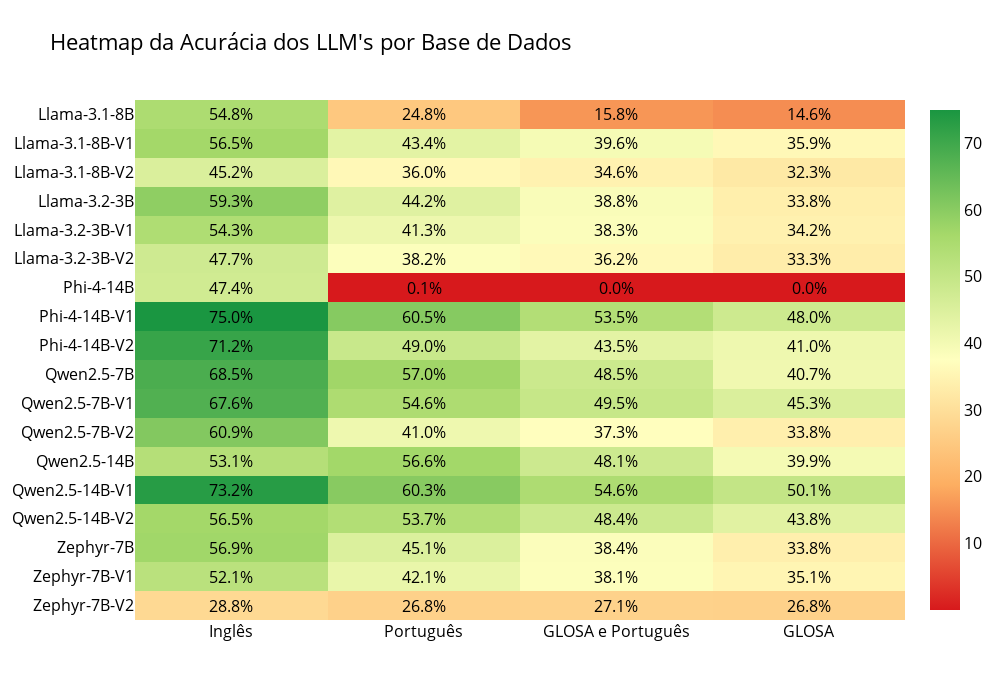

Notebook code cell kept with this figure:
### Markdown cell above
## Heatmap

### Code cell
import pandas as pd
import plotly.express as px

# ⚙️ Escala de cores
color_scale = ["#d7191c", "#fdae61", "#ffffbf", "#a6d96a", "#1a9641"]

# ✅ Sua ordem fixa de modelos
ordem_modelos = [
    'Llama-3.1-8B', 'Llama-3.1-8B-V1', 'Llama-3.1-8B-V2',
    'Llama-3.2-3B', 'Llama-3.2-3B-V1', 'Llama-3.2-3B-V2',
    'Phi-4-14B', 'Phi-4-14B-V1', 'Phi-4-14B-V2',
    'Qwen2.5-7B', 'Qwen2.5-7B-V1', 'Qwen2.5-7B-V2',
    'Qwen2.5-14B','Qwen2.5-14B-V1', 'Qwen2.5-14B-V2',
    'Zephyr-7B', 'Zephyr-7B-V1', 'Zephyr-7B-V2'
]

# ✅ Cria pivot com ordem de colunas
heatmap_df = df_result_final.pivot_table(
    index="modelos",
    columns="dataset",
    values="pct_acertos"
)

# ✅ Garante ordem dos datasets se quiser
heatmap_df = heatmap_df[["Inglês", "Português", "GLOSA e Português", "GLOSA"]]

# ✅ Reindexa modelos na ordem fixa
heatmap_df = heatmap_df.reindex(ordem_modelos)

# ✅ Texto com %
text = heatmap_df.applymap(lambda x: f"{x:.1f}%" if pd.notnull(x) else "").values

# ✅ Cria o heatmap
fig = px.imshow(
    heatmap_df.values,
    x=heatmap_df.columns,
    y=heatmap_df.index,
    color_continuous_scale=color_scale,
    aspect="auto",
    title="Heatmap da Acurácia dos LLM's por Base de Dados",
    width=1000,
    height=700
)

# ✅ Adiciona texto, fonte tamanho 16
fig.update_traces(
    text=text,
    texttemplate="%{text}",
    textfont=dict(color="black", size=16)
)

# ✅ Eixos com fonte tamanho 16
fig.update_xaxes(tickfont=dict(size=16))
fig.update_yaxes(tickfont=dict(size=16))

# ✅ Layout geral com fonte tamanho 16
fig.update_layout(
    margin=dict(l=80, r=80, t=100, b=80),
    xaxis_tickangle=0,
    font=dict(size=16, color="black"),
    coloraxis_colorbar=dict(
        tickfont=dict(size=16),
    )
)

fig.show()

### Figure 1 — Plotly figure (JSON) as saved in the notebook; plotly's stock layout.template omitted (floating-point values rounded to 4 significant figures)
{"data": [{"coloraxis": "coloraxis", "hovertemplate": "x: %{x}<br>y: %{y}<br>color: %{z}<extra></extra>", "name": "0", "text": [["54.8%", "24.8%", "15.8%", "14.6%"], ["56.5%", "43.4%", "39.6%", "35.9%"], ["45.2%", "36.0%", "34.6%", "32.3%"], ["59.3%", "44.2%", "38.8%", "33.8%"], ["54.3%", "41.3%", "38.3%", "34.2%"], ["47.7%", "38.2%", "36.2%", "33.3%"], ["47.4%", "0.1%", "0.0%", "0.0%"], ["75.0%", "60.5%", "53.5%", "48.0%"], ["71.2%", "49.0%", "43.5%", "41.0%"], ["68.5%", "57.0%", "48.5%", "40.7%"], ["67.6%", "54.6%", "49.5%", "45.3%"], ["60.9%", "41.0%", "37.3%", "33.8%"], ["53.1%", "56.6%", "48.1%", "39.9%"], ["73.2%", "60.3%", "54.6%", "50.1%"], ["56.5%", "53.7%", "48.4%", "43.8%"], ["56.9%", "45.1%", "38.4%", "33.8%"], ["52.1%", "42.1%", "38.1%", "35.1%"], ["28.8%", "26.8%", "27.1%", "26.8%"]], "textfont": {"color": "black", "size": 16}, "texttemplate": "%{text}", "type": "heatmap", "x": ["Inglês", "Português", "GLOSA e Português", "GLOSA"], "xaxis": "x", "y": ["Llama-3.1-8B", "Llama-3.1-8B-V1", "Llama-3.1-8B-V2", "Llama-3.2-3B", "Llama-3.2-3B-V1", "Llama-3.2-3B-V2", "Phi-4-14B", "Phi-4-14B-V1", "Phi-4-14B-V2", "Qwen2.5-7B", "Qwen2.5-7B-V1", "Qwen2.5-7B-V2", "Qwen2.5-14B", "Qwen2.5-14B-V1", "Qwen2.5-14B-V2", "Zephyr-7B", "Zephyr-7B-V1", "Zephyr-7B-V2"], "yaxis": "y", "z": [[54.76, 24.81, 15.76, 14.58], [56.52, 43.42, 39.63, 35.89], [45.19, 35.96, 34.59, 32.32], [59.34, 44.19, 38.8, 33.77], [54.31, 41.31, 38.31, 34.21], [47.73, 38.17, 36.19, 33.28], [47.39, 0.05, 0.01, 0.01], [74.98, 60.51, 53.54, 47.97], [71.15, 49.02, 43.46, 40.98], [68.45, 56.95, 48.52, 40.74], [67.61, 54.59, 49.54, 45.3], [60.92, 41.03, 37.3, 33.81], [53.08, 56.58, 48.14, 39.89], [73.21, 60.3, 54.58, 50.09], [56.52, 53.73, 48.39, 43.82], [56.91, 45.09, 38.4, 33.82], [52.06, 42.12, 38.07, 35.11], [28.75, 26.84, 27.07, 26.84]]}], "layout": {"coloraxis": {"colorbar": {"tickfont": {"size": 16}}, "colorscale": [[0, "#d7191c"], [0.25, "#fdae61"], [0.5, "#ffffbf"], [0.75, "#a6d96a"], [1, "#1a9641"]]}, "font": {"color": "black", "size": 16}, "height": 700, "margin": {"b": 80, "l": 80, "r": 80, "t": 100}, "title": {"text": "Heatmap da Acurácia dos LLM's por Base de Dados"}, "width": 1000, "xaxis": {"anchor": "y", "domain": [0, 1], "tickangle": 0, "tickfont": {"size": 16}}, "yaxis": {"anchor": "x", "autorange": "reversed", "domain": [0, 1], "tickfont": {"size": 16}}}}
